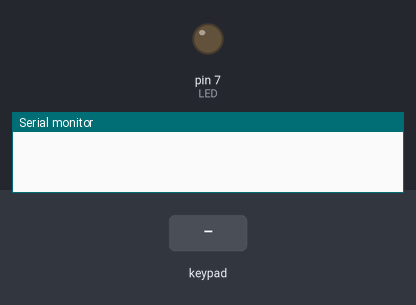
Simulated run of this sketch. Board: Arduino Uno, built with avr-gcc and run on an emulated ATmega328P. Shown: output pins drawn as LEDs (lit = HIGH), the last lines printed to the serial monitor. Dashed ring = blinking. The test bench sets the inputs (shaded band).

Above: at 1.2 s.
1.3 s: keypad keys 1 1 1 2 1 3 pressed 0.4 s apart
At 1.75 s:
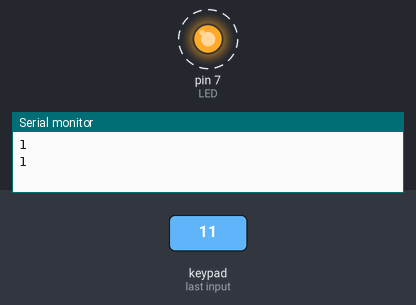
Timing chart, 0 to 4.9 s (numbered marks = the images above; inputs shaded):
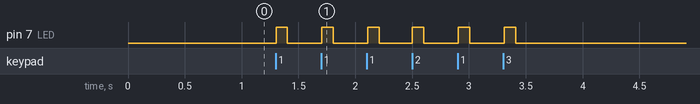

The sketch:

Arduino_Keyboard.ino
```cpp
#include <Keypad.h>
const byte ROWS = 3; //three rows
const byte COLS = 3; //three columns
//define the cymbols on the buttons of the keypads
char hexaKeys[ROWS][COLS] = {
  {'1','2','3'},
  {'4','5','6'},
  {'7','8','9'}
};
byte rowPins[ROWS] = {10, 9, 8}; //connect to the row pinouts of the keypad
byte colPins[COLS] = {11, 12, 13}; //connect to the column pinouts of the keypad

//initialize an instance of class NewKeypad
Keypad customKeypad = Keypad( makeKeymap(hexaKeys), rowPins, colPins, ROWS, COLS);

int LED = 7;

void setup(){
  Serial.begin(9600);
  pinMode(LED,OUTPUT);
}

void loop(){
  char customKey = customKeypad.getKey();
  if (customKey){
    Serial.println(customKey);
    digitalWrite(LED,HIGH);
    delay(100);
    digitalWrite(LED,LOW);
  }
}
```

Measured:
- after the input at 1.3 s, pin 7 (LED): alternates HIGH for 0.10 s and LOW for 0.30 s, 12 changes in all, then stays LOW, starting at once
